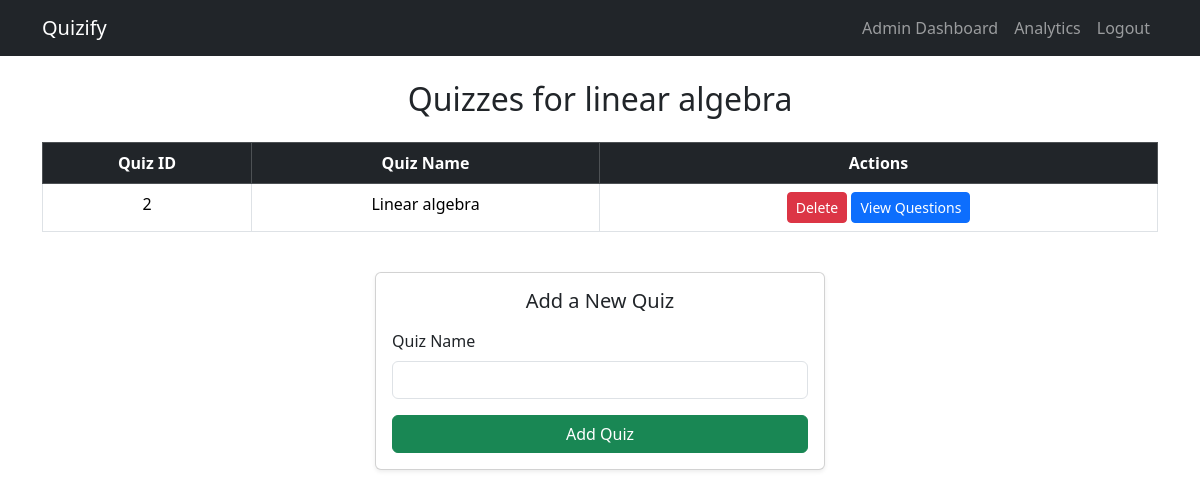
The page /admin/admin/get_quizzes?chapter_id=2 (signed in) on the database its author committed.
### models.py (models this page shows)
class Chapter(db.Model):
    __tablename__ = 'chapters'
    chapter_id = db.Column(db.Integer, primary_key=True)
    chapter_name = db.Column(db.String(20), nullable=False)
    subject_id = db.Column(db.Integer, db.ForeignKey('subjects.subject_id'))
    quizzes = db.relationship('Quiz', backref=db.backref('chapter', lazy=True))

class Quiz(db.Model):
    __tablename__ = 'quiz'
    quiz_id = db.Column(db.Integer, primary_key=True)
    quiz_name = db.Column(db.String(50), nullable=False)
    chapter_id = db.Column(db.Integer, db.ForeignKey('chapters.chapter_id'))
    questions = db.relationship('Question', backref='quiz', cascade='all, delete-orphan')

### controllers/admin.py (the view)
@admin.route('/admin/get_quizzes', methods=['GET', 'POST'])
@admin_required
def get_quizzes():
    chapter_id = request.args.get('chapter_id') if request.method == 'GET' else request.form.get('chapter_id')
    chapter = Chapter.query.get(chapter_id)
    quizzes = chapter.quizzes if chapter else []
    return render_template('admin/view_quizzes.html', quizzes=quizzes, chapter_id=chapter_id, chapter=chapter)

### controllers/admin.py (called while the page is built)
def admin_required(f):
    @wraps(f)
    def decorated_function(*args, **kwargs):
        if 'user_id' not in session:
            flash('Please log in first.', 'error')
            return redirect(url_for('auth.login'))
        user = User.query.get(session['user_id'])
        if not user or not user.is_admin:
            flash('Admin access required.', 'error')
            return redirect(url_for('auth.login'))
        return f(*args, **kwargs)
    return decorated_function

### templates/admin/view_quizzes.html (shortened to what this page needs)
{% extends 'base.html' %}
{% block content %}
<div class="container my-4">
    <h2 class="mb-4 text-center">Quizzes for {{ chapter.chapter_name }}</h2>
    {% if quizzes %}
    <div class="table-responsive">
        <table class="table table-bordered table-hover text-center">
            <thead class="table-dark">
                <tr>
                    <th>Quiz ID</th>
                    <th>Quiz Name</th>
                    <th>Actions</th>
                </tr>
            </thead>
            <tbody>
                {% for quiz in quizzes %}
                <tr>
                    <td>{{ quiz.quiz_id }}</td>
                    <td>{{ quiz.quiz_name }}</td>
                    <td>
                        <form method="POST" action="{{ url_for('admin.delete_quiz') }}" class="d-inline">
                            <button type="submit" class="btn btn-danger btn-sm">
                                Delete</button>
                        </form>
                        <form method="POST" action="{{ url_for('admin.get_questions') }}" class="d-inline">
                            <button type="submit" class="btn btn-primary btn-sm"> View
                                Questions</button>
                        </form>
                    </td>
                </tr>
                {% endfor %}
            </tbody>
        </table>
    </div>
    {% else %}
    <div class="alert alert-warning text-center">No quizzes found for {{ chapter.chapter_name }}</div>
    {% endif %}
    <div class="card shadow-sm p-3 mt-4 mx-auto" style="max-width: 450px;">
        <h5 class="card-title mb-3 text-center">Add a New Quiz</h5>
        <form method="POST" action="{{ url_for('admin.add_quiz') }}">
            <div class="mb-3">
                <label for="quiz_name" class="form-label">Quiz Name</label>
                <input type="text" name="quiz_name" id="quiz_name" class="form-control" required>
            </div>
            <div class="d-grid">
                <button type="submit" class="btn btn-success"> Add Quiz</button>
            </div>
        </form>
    </div>
</div>
{% endblock %}

### rows shown on the page
Chapter: chapter_name "linear algebra"
Quiz: quiz_id "2", quiz_name "Linear algebra"
